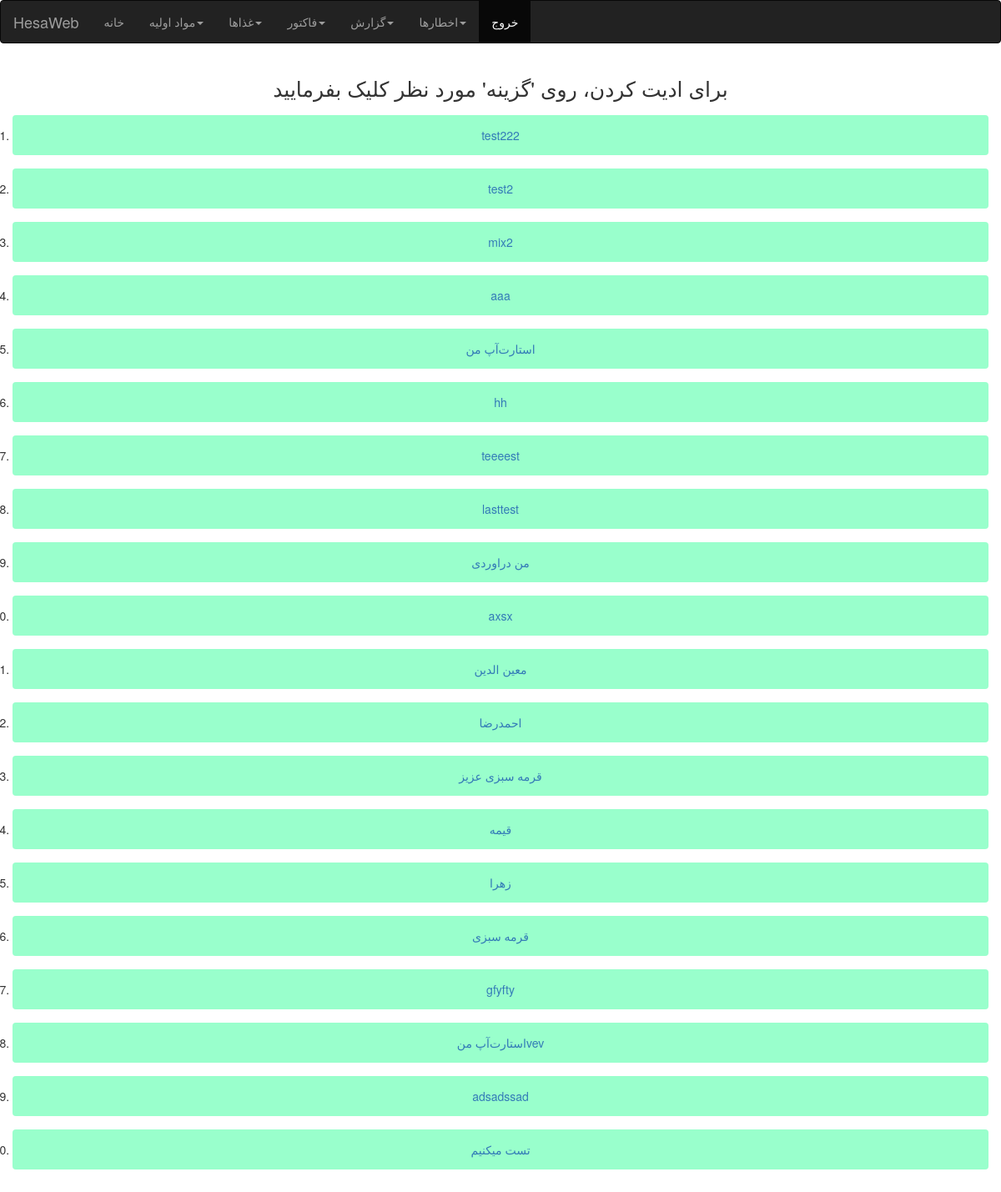
Screenshot of /all/kala (signed in) with the database file from the repository.
### product/models.py (models this page shows)
class kala(models.Model):
    name = models.CharField(max_length=50)
    current_price = models.IntegerField(default=0)
    price_per_unit = models.IntegerField(blank = True)
    materials = JSONField()
    def __str__(self):
        return self.name

### product/views.py (the view)
# urls.py: path("all/<str:type>",views.all,name="all"),
@login_required
def all(request,type):
    if type == "kala":
        content = kala.objects.all()
        return render(request,"product/all.html",{"content":content , "title" : "کالاها" , "type":"alter"})
    elif type == "material":
        content = material.objects.all()
        return render(request,"product/all.html",{"content":content , "title" : "مواد اولیه" , "type":"edit" })
    elif type == "cart":
        content = cart.objects.all()
        return render(request,"product/all.html",{"content":content , "title" : "محتویات سبد" , "type":"remove/cart" })
    elif type == "factor":
        content = fucktor.objects.all().order_by("-id")
        return render(request,"product/all.html",{"content":content , "title" : "فاکتورها"  , "type":"view" })
    elif type == "fcart":
        content = fcart.objects.all()
        return render(request,"product/all.html",{"content":content , "title" : "مواد اولیه" , "type":"removefcart" })

### product/templates/product/all.html (shortened to what this page needs)
{% extends 'base.html' %}
{% load static %}
{% load static %}
{% block head %}
<link rel="stylesheet" href="{% static 'style.css' %}">
{% endblock head %}
{% block body %}
    <h3>برای ادیت کردن، روی 'گزینه' مورد نظر کلیک بفرمایید</h3>
    <ol class="list-group">
        {% for item in content %}
        <li>
            <button>
                <a href="/{{type}}/{{item.id}}">{{item}}
            </button>
        </li>
        {% endfor %}
    </ol>
{% endblock body %}

### product/static/style.css (style rules this page uses)
h3 { font-size:25px; text-align: center; }
button { width: 100%; background-color: #99ffcc; color: white; padding: 14px 20px; margin: 8px 0; border: none; border-radius: 4px; cursor: pointer; }

### rows the page displays
kala: name "test222"
kala: name "test2"
kala: name "mix2"
kala: name "aaa"
kala: name "استارت‌آپ من"
kala: name "hh"
kala: name "teeeest"
kala: name "lasttest"
kala: name "من دراوردی"
kala: name "axsx"
kala: name "معین الدین"
kala: name "احمدرضا"
kala: name "قرمه سبزی عزیز"
kala: name "قیمه"
kala: name "زهرا"
kala: name "قرمه سبزی"
kala: name "gfyfty"
kala: name "استارت‌آپ منvev"
kala: name "adsadssad"
kala: name "تست میکنیم"
